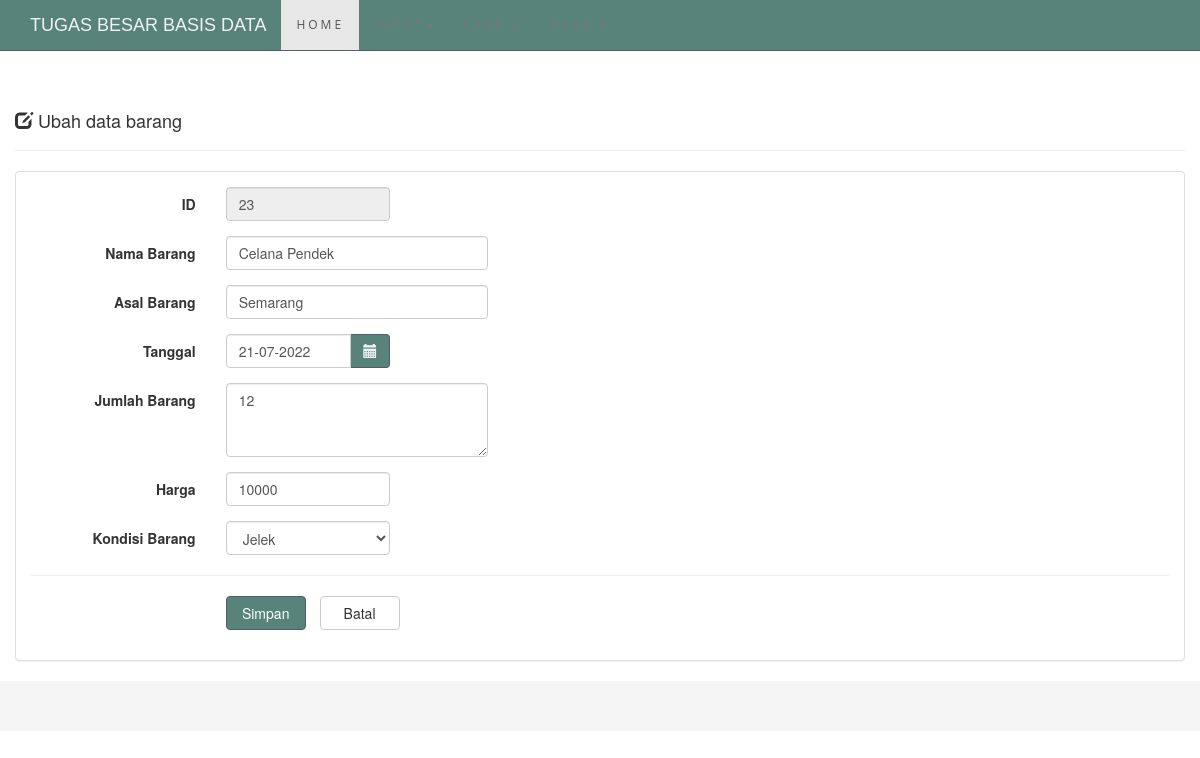
Page /page/data_barang.php?page=ubah&id=23 on the committed database.
### tables this page shows
CREATE TABLE `is_barang` (
  `id` int(11) NOT NULL,
  `nama_barang` varchar(30) NOT NULL,
  `asal_barang` varchar(30) NOT NULL,
  `tanggal_stamp` date NOT NULL,
  `jumlah_barang` int(100) NOT NULL,
  `harga_barang` int(21) NOT NULL,
  `kondisi_barang` varchar(255) NOT NULL
);

### crud/barang.php (called while the page is built, shortened)
<?php
class barang {
    function get_barang($id) {
        $db = new database();
        $mysqli = $db->connect();
        $query = "SELECT * FROM is_barang WHERE id=?";
        $stmt = $mysqli->prepare($query);
        $stmt->bind_param("s", $id);
        $stmt->execute();
        $result = $stmt->get_result();
        $data = $result->fetch_assoc();
        return $data;
    }
}
?>

### page/form-ubah.php (the view, shortened to what this page needs)
<div class="row">
    <div class="col-md-12">
      <div class="page-header">
        <br>
        <h4>
          <i class="glyphicon glyphicon-edit"></i>
          Ubah data barang
        </h4>
      </div>
      <?php
      $id = $_GET['id'];
      if (isset($id)) {
        require_once 'crud/barang.php';
        $barang = new barang();
        $data = $barang->get_barang($id);
        $id           = $data['id'];
        $nama_barang  = $data['nama_barang'];
        $asal_barang  = $data['asal_barang'];
        $tanggal       = $data['tanggal_stamp'];
        $tgl           = explode('-',$tanggal);
        $tanggal_stamp = $tgl[2]."-".$tgl[1]."-".$tgl[0];
        $jumlah_barang = $data['jumlah_barang'];
        $harga_barang  = $data['harga_barang'];
      }
      ?>
      <div class="panel panel-default">
        <div class="panel-body">
          <form class="form-horizontal" method="POST" action="crud/proses-ubah.php">
            <div class="form-group">
              <label class="col-sm-2 control-label">ID</label>
              <div class="col-sm-2">
                <input type="text" class="form-control" name="id" value="<?php echo $id; ?>" readonly>
              </div>
            </div>
            <div class="form-group">
              <label class="col-sm-2 control-label">Nama Barang</label>
              <div class="col-sm-3">
                <input type="text" class="form-control" name="nama_barang" autocomplete="off" value="<?php echo $nama_barang; ?>" required>
              </div>
            </div>
            <div class="form-group">
              <label class="col-sm-2 control-label">Asal Barang</label>
              <div class="col-sm-3">
                <input type="text" class="form-control" name="asal_barang" autocomplete="off" value="<?php echo $asal_barang; ?>" required>
              </div>
            </div>
            <div class="form-group">
              <label class="col-sm-2 control-label">Tanggal</label>
              <div class="col-sm-2">
                <div class="input-group">
                  <input type="text" class="form-control date-picker" data-date-format="dd-mm-yyyy" name="tanggal_stamp" autocomplete="off" value="<?php echo $tanggal_stamp; ?>" required>
                  <span class="input-group-addon">
                    <i class="glyphicon glyphicon-calendar"></i>
                  </span>
                </div>
              </div>
            </div>
            <div class="form-group">
              <label class="col-sm-2 control-label">Jumlah Barang</label>
              <div class="col-sm-3">
                <textarea class="form-control" name="jumlah_barang" rows="3" required><?php echo $jumlah_barang; ?></textarea>
              </div>
            </div>
            <div class="form-group">
              <label class="col-sm-2 control-label">Harga</label>
              <div class="col-sm-2">
                <input type="text" class="form-control" name="harga_barang" autocomplete="off" maxlength="12" onKeyPress="return goodchars(event,'0123456789',this)" value="<?php echo $harga_barang; ?>" required>
              </div>
            </div>
            <div class="form-group">
              <label class="col-sm-2 control-label">Kondisi Barang</label>
              <div class="col-sm-2">
              <select class="form-control" name="kondisi_barang" placeholder="Kondisi Barang" required>
                  <option value="Jelek">Jelek</option>
                </select>
              </div>
            </div>
            <hr/>
            <div class="form-group">
              <div class="col-sm-offset-2 col-sm-10">
                <input type="submit" class="btn btn-success btn-submit" name="simpan" value="Simpan">
                <a href="index.php" class="btn btn-default btn-reset">Batal</a>
              </div>
            </div>
          </form>
        </div>
      </div>
    </div>
  </div>

### assets/css/style.css (style rules this page uses)
body { padding-top: 40px; }
.btn-success { background-color: #57837B; border-color: #515E63; color: #fff; }
.input-group-addon { background-color: #57837B; border: 1px solid #515E63; border-radius: 4px; color: #f1f2f7; }
.btn-submit { width: 80px; }
.btn-reset { width: 80px; margin-left: 10px; }

### rows in the picture
is_barang: id "23", nama_barang "Celana Pendek", asal_barang "Semarang", tanggal_stamp "21-07-2022", jumlah_barang "12", harga_barang "10000"
